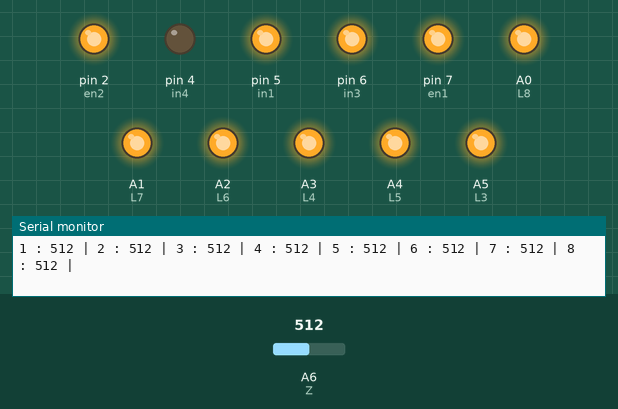
Bench run of a sketch on a simulated Arduino Nano, built with avr-gcc and run on an emulated ATmega328P. Shown: output pins drawn as LEDs (lit = HIGH), the last lines printed to the serial monitor. Inputs (shaded band) come from the test bench; at power-on: A6 (Z) = 512. Pins used as bus, display or sensor lines are not drawn.

Above: at 1.2 s.
1.3 s: A6 (Z) set to 0
At 2.3 s:
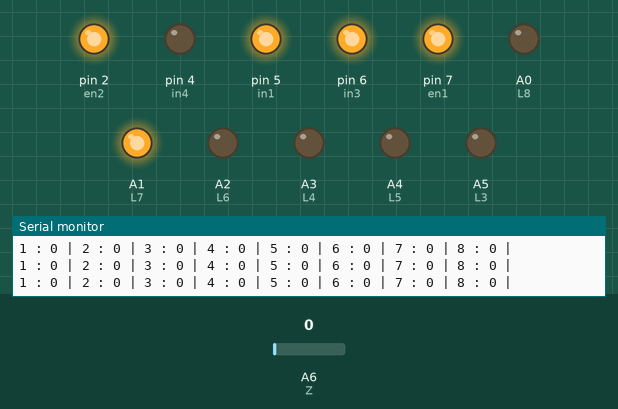
2.9 s: A6 (Z) set to 8
5.9 s: A6 (Z) set to 11
Timing chart, 0 to 8.9 s (numbered marks = the images above; inputs shaded):
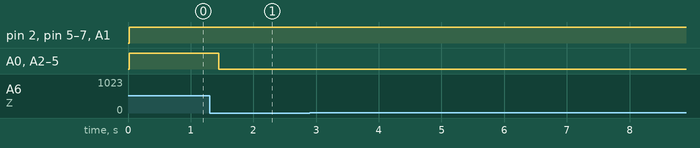

The sketch:

sensor.ino
```cpp
#define L1 1
#define L2 0
#define L3 A5
#define L4 A3
#define L5 A4
#define L6 A2
#define L7 A1
#define L8 A0
int en1=7;
int en2=2;
int in1=5;
int in2=3;
int in3=6;
int in4=4;

#define Z A6
int selector[8]={0b00111000,0b00100000,0b00011000,0b00101000,0b00010000,0b00110000,0b00001000,0b00000000};
int i;
int sensor[8];
struct sensReading
{
  unsigned int baca;
  unsigned int state;
}s1,s2,s3,s4,s5,s6,s7,s8;

void setup() {
  pinMode(A6,INPUT);
  pinMode(L1,OUTPUT);
  pinMode(L2,OUTPUT);
  pinMode(L3,OUTPUT);
  pinMode(L4,OUTPUT);
  pinMode(L5,OUTPUT);
  pinMode(L6,OUTPUT);
  pinMode(L7,OUTPUT);
  pinMode(L8,OUTPUT);
  pinMode(en1,OUTPUT);
  pinMode(en2,OUTPUT);
  pinMode(in1,OUTPUT);
  pinMode(in2,OUTPUT);
  pinMode(in3,OUTPUT);
  pinMode(in4,OUTPUT);
  DDRB=0x38;
  Serial.begin(9600);
}

void LED(){
  if(s1.baca<500){s1.state=1;digitalWrite(L1,LOW);}else{s1.state=0;digitalWrite(L1,HIGH);}
  if(s2.baca<500){s2.state=1;digitalWrite(L2,LOW);}else{s2.state=0;digitalWrite(L2,HIGH);}
  if(s3.baca<500){s3.state=1;digitalWrite(L3,LOW);}else{s3.state=0;digitalWrite(L3,HIGH);}
  if(s4.baca<500){s4.state=1;digitalWrite(L4,LOW);}else{s4.state=0;digitalWrite(L4,HIGH);}
  if(s5.baca<500){s5.state=1;digitalWrite(L5,LOW);}else{s5.state=0;digitalWrite(L5,HIGH);}
  if(s6.baca<500){s6.state=1;digitalWrite(L6,LOW);}else{s6.state=0;digitalWrite(L6,HIGH);}
  if(s7.baca<00){s7.state=1;digitalWrite(L7,LOW);}else{s7.state=0;digitalWrite(L7,HIGH);}
  if(s8.baca<500){s8.state=1;digitalWrite(L8,LOW);}else{s8.state=0;digitalWrite(L8,HIGH);}
}

void maju(int kiri, int kanan) {
  analogWrite(en1,kiri);
  digitalWrite(in1,HIGH);
  digitalWrite(in2,LOW);
  analogWrite(en2,kanan);
  digitalWrite(in3,HIGH);
  digitalWrite(in4,LOW);
}

void belok_kanan(int kiri, int kanan) {
  analogWrite(en1,kiri);
  digitalWrite(in1,HIGH);
  digitalWrite(in2,LOW);
  analogWrite(en2,kanan);
  digitalWrite(in3,LOW);
  digitalWrite(in4,LOW);
}

void belok_kiri(int kiri, int kanan) {
  analogWrite(en1,kiri);
  digitalWrite(in1,LOW);
  digitalWrite(in2,LOW);
  analogWrite(en2,kanan);
  digitalWrite(in3,HIGH);
  digitalWrite(in4,LOW);

}
void nikung_kiri(int kiri, int kanan) {
  analogWrite(en1,kiri);
  digitalWrite(in1,LOW);
  digitalWrite(in2,HIGH);
  analogWrite(en2,kanan);
  digitalWrite(in3,HIGH);
  digitalWrite(in4,LOW);
}

void nikung_kanan(int kiri, int kanan) {
  analogWrite(en1,kiri);
  digitalWrite(in1,LOW);
  digitalWrite(in2,HIGH);
  analogWrite(en2,kanan);
  digitalWrite(in3,HIGH);
  digitalWrite(in4,LOW);
}

void loop() {
  for (byte i=0; i<8; i++) {
    PORTB = selector[i];
    int val = analogRead(Z);
    sensor[i]=val;
  }
  s1.baca = sensor[0];
  s2.baca = sensor[2];
  s3.baca = sensor[6];
  s4.baca = sensor[3];
  s5.baca = sensor[4];
  s6.baca = sensor[5];
  s7.baca = sensor[7];
  s8.baca = sensor[1];
  Serial.print("1 : ");
  Serial.print(sensor[0]);
  Serial.print(" | ");
  Serial.print("2 : ");
  Serial.print(sensor[2]);
  Serial.print(" | ");
  Serial.print("3 : ");
  Serial.print(sensor[6]);
  Serial.print(" | ");
  Serial.print("4 : ");
  Serial.print(sensor[3]);
  Serial.print(" | ");
  Serial.print("5 : ");
  Serial.print(sensor[4]);
  Serial.print(" | ");
  Serial.print("6 : ");
  Serial.print(sensor[5]);
  Serial.print(" | ");
  Serial.print("7 : ");
  Serial.print(sensor[7]);
  Serial.print(" | ");
  Serial.print("8 : ");
  Serial.print(sensor[1]);
  Serial.print(" | ");
  Serial.println("");
  LED();
  if(s2.baca>500) {
    nikung_kiri(255,255);
  }else
  if(s3.baca>500) {
    belok_kiri(0,255);
  }else
  /*if(s1.baca>500 && s2.baca>500 && s6.baca<500) {
    nikung_kiri(255,255);
  }else*/
  if(s6.baca>500) {
    belok_kanan(255,0);
  }else
  if(s7.baca>500) {
    nikung_kanan(255,255);
  }else
  /*if(s8.baca>500 && s7.baca>500 && s3.baca<500) {
    nikung_kanan(255,255);
  }else */
  if(s4.baca>500)
  {
    maju(255,255);
  }
  if(s5.baca>500)
  {
    maju(255,255);
  }
  delay(1);
}
```

Measured:
- after the input at 1.3 s, A0 (L8), A2 (L6), A3 (L4), A4 (L5), A5 (L3): HIGH → LOW after 0.15 s
